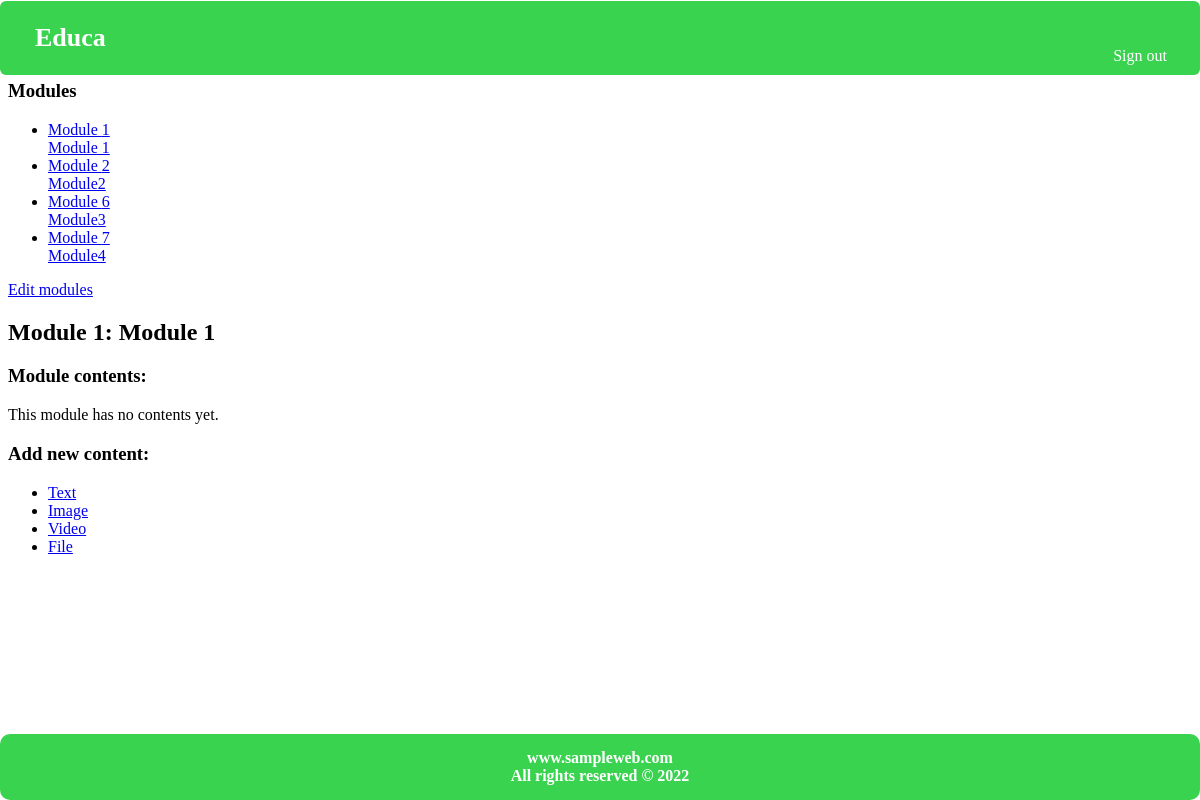
The page /course/module/1/ (signed in) on the database its author committed.
### courses/models.py (models this page shows, shortened)
class Module(models.Model):
    course = models.ForeignKey(Course,
                               related_name='modules',
                               on_delete=models.CASCADE)
    title = models.CharField(max_length=200)
    description = models.TextField(blank=True)
    order = OrderField(blank=True, for_fields=['course'])
    class Meta:
        ordering = ['order']

### courses/views.py (the view)
class ModuleContentListView(TemplateResponseMixin,	View):
    template_name = 'courses/manage/module/content_list.html'
    def get(self,	request,	module_id):
        module = get_object_or_404(
            Module, id=module_id, course__owner=request.user)
        return self.render_to_response({'module':	module})

### courses/templates/courses/manage/module/content_list.html (shortened to what this page needs)
{% extends "base.html" %}
{% load course	%}
{% load static %}
{% block content %}
{% with course=module.course %}
<h1>Course "{{ course.title }}"</h1>
<div class="contents">
    <h3>Modules</h3>
    <ul id="modules">
        {% for m in course.modules.all %}
        <li data-id="{{	m.id}}" {% if m == module %} class="selected" {% endif %}>
            <a href="{%	url	'module_content_list' m.id %}">
                <span>
                    Module <span class="order">{{ m.order|add:1 }}</span>
                </span>
                <br>
                {{ m.title }}
            </a>
        </li>
        {% empty %}
        <li>No modules yet.</li>
        {% endfor %}
    </ul>
    <p><a href="{%	url	'course_module_update' course.id %}">Edit modules</a></p>
</div>
<div class="module">
    <h2>Module {{ module.order|add:1 }}: {{ module.title }}</h2>
    <h3>Module contents:</h3>
    <div id="module-contents">
        {% for content in module.contents.all %}
        <div data-id="{{	content.id	}}">
            {% with item=content.item %}
            <p>{{ item }} 	({{	item|model_name	}})</p>
            <a href="{%	url	'module_content_update'	module.id	item|model_name	item.id	%}">Edit</a>
            <form action="{% url 'module_content_delete' content.id %}" method="post">
                <input type="submit" value="Delete">
                {% csrf_token %}
            </form>
            {% endwith %}
        </div>
        {% empty %}
        <p>This module has no contents yet.</p>
        {% endfor %}
    </div>
    <h3>Add new content:</h3>
    <ul class="content-types">
        <li><a href="{%	url	'module_content_create' module.id 'text' %}">
                Text</a></li>
        <li><a href="{%	url	'module_content_create' module.id 'imag' %}">
                Image</a></li>
        <li><a href="{%	url	'module_content_create' module.id 'video' %}">
                Video</a></li>
        <li><a href="{%	url	'module_content_create' module.id 'file' %}">
                File</a></li>
    </ul>
</div>
{% endwith %}
{% endblock %}

### courses/templates/base.html (style rules this page uses)
body { font-family: calibri; }

### rows shown on the page
Module: order|add "1", title "Module 1"
Module: order|add "2", title "Module2"
Module: order|add "6", title "Module3"
Module: order|add "7", title "Module4"
